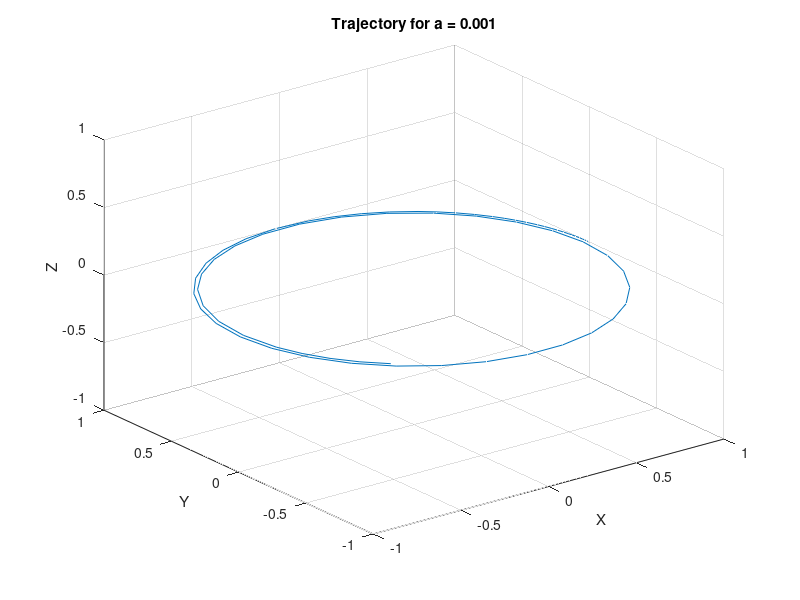
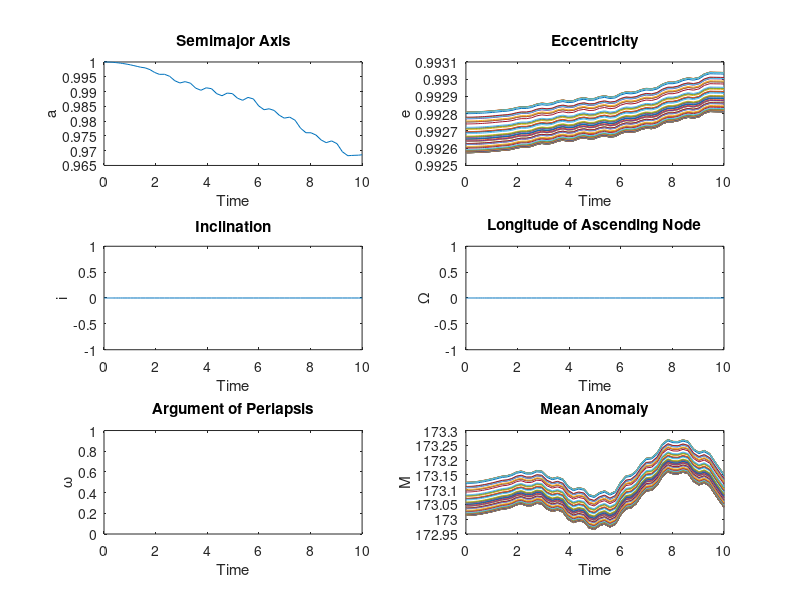

Source code (MATLAB) for these figures, in order: (Note: this script raises an error after producing the figures.)
function orbital_simulation_3()

    % Parameters
    mu = 1;
    r0 = [1; 0; 0];
    v0 = [0; 1; 0];
    
    % Values of 'a' to iterate through
    a_values = [0.001, 0.01, 0.1, 1];

    % Time span for integration
    tspan = [0, 10]; % Adjust as needed

    for a = a_values
        ad = [a; 0; 0];
        
        % Initial conditions
        y0 = [r0; v0];

        % Numerical integration using ode45
        [t, y] = ode45(@(t, y) odefunc(t, y, mu, ad), tspan, y0);

        % Plot the trajectory
        figure;
        plot3(y(:, 1), y(:, 2), y(:, 3));
        title(['Trajectory for a = ' num2str(a)]);
        xlabel('X');
        ylabel('Y');
        zlabel('Z');
        grid on;

        % Compute and plot classical orbital elements
        elements = compute_orbital_elements(y, mu);
        plot_orbital_elements(t, elements, a);
    end
end

function dydt = odefunc(t, y, mu, ad)
    r = y(1:3);
    v = y(4:6);

    r_norm = norm(r);
    dydt = zeros(6, 1);

    % Equations of motion
    dydt(1:3) = v;
    dydt(4:6) = -mu / r_norm^3 * r + ad;
end

function elements = compute_orbital_elements(y, mu)
    r = y(:, 1:3);
    v = y(:, 4:6);

    h = cross(r, v);
    n = cross([zeros(size(h, 1), 2), ones(size(h, 1), 1)], h); % Corrected dimensions

    r_norm = vecnorm(r, 2, 2);
    v_norm = vecnorm(v, 2, 2);

    elements.a = 1 ./ (2 ./ r_norm - v_norm.^2 / mu);
    elements.e = sqrt(1 - (vecnorm(h, 2, 2).^2 / (mu * elements.a)));
    elements.i = acosd(h(:, 3) ./ vecnorm(h, 2, 2)); % Use vecnorm for correct dimensions
    elements.Omega = atan2d(n(:, 2), n(:, 1));
    elements.omega = atan2d(r(:, 3) ./ sind(elements.i), -r(:, 2) ./ sind(elements.i));
    elements.M = acosd((elements.a .* (1 - elements.e.^2) - r_norm) ./ (elements.e .* r_norm));
end

function plot_orbital_elements(t, elements, a)
    figure;
    subplot(3, 2, 1);
    plot(t, elements.a);
    title('Semimajor Axis');
    xlabel('Time');
    ylabel('a');

    subplot(3, 2, 2);
    plot(t, elements.e);
    title('Eccentricity');
    xlabel('Time');
    ylabel('e');

    subplot(3, 2, 3);
    plot(t, elements.i);
    title('Inclination');
    xlabel('Time');
    ylabel('i');

    subplot(3, 2, 4);
    plot(t, elements.Omega);
    title('Longitude of Ascending Node');
    xlabel('Time');
    ylabel('\Omega');

    subplot(3, 2, 5);
    plot(t, elements.omega);
    title('Argument of Periapsis');
    xlabel('Time');
    ylabel('\omega');

    subplot(3, 2, 6);
    plot(t, elements.M);
    title('Mean Anomaly');
    xlabel('Time');
    ylabel('M');

    sgtitle(['Orbital Elements for a = ' num2str(a)]);
end
